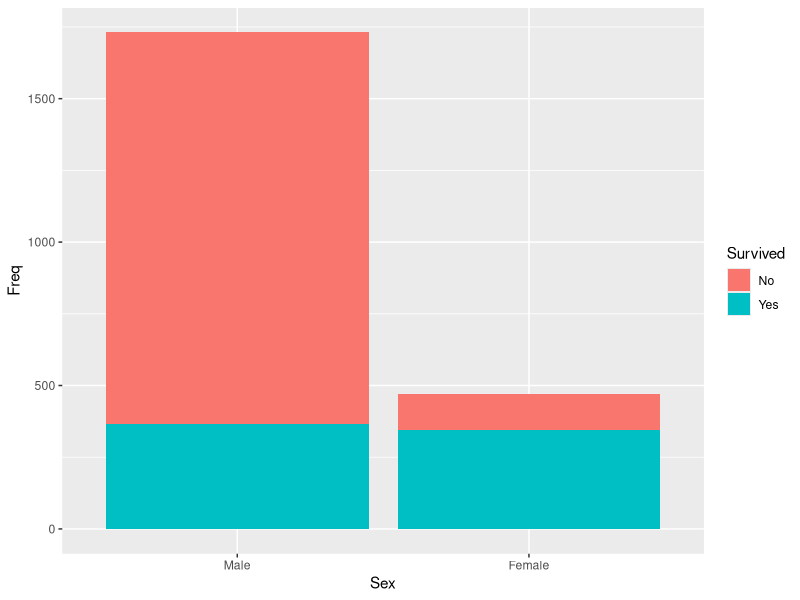

The R script that drew this image:
## ---- chunk 1
#| include: false
library(tidyverse)
data("Titanic")
## ---- chunk 2
#| echo: false
#| fig.cap: "Test Plot"
#| label: fig-test
Titanic %>% 
  as.data.frame() %>%
  group_by(Survived, Sex) %>% 
  summarize(
    Freq = sum(Freq),
    .groups = "drop"
  ) %>% 
  ggplot(aes(x = Sex, y = Freq, fill=Survived))+
  geom_col() # geom_col es lo mismo que geom_bar(stat='identity')
## ---- chunk 3
Titanic %>%
  as.data.frame() %>%
  group_by(Survived,Sex) %>%
  summarize(
    Freq = sum(Freq)
    ,
    .groups = "drop"
  ) %>%
  knitr::kable(caption="Tabla de Supervivencia {#tbl-test}")
## ---- chunk 4
Titanic %>%
  as.data.frame() %>%
  group_by(Survived,Sex) %>%
  summarize(
    Freq = sum(Freq)
    ,
    .groups = "drop"
  ) %>%
  pivot_wider(names_from = Sex, values_from=Freq) %>%
  knitr::kable(caption="Otra tabla de supervivencia {#tbl-otra}")
## ---- chunk 5
Titanic %>%
  as.data.frame() %>%
  group_by(Survived, Sex) %>%
  summarize(
    Freq = sum(Freq)
    ,
    .groups = "drop"
  ) %>%
  pivot_wider(names_from = Sex, values_from=Freq) -> tmp
## ---- chunk 6
M <- as.table(
  rbind(c(1364  ,  126),
        c(1731,   470))
)

chisq.test(M)
## ---- chunk 7
tmp %>%
  select(Male,Female) %>%
  chisq.test()
## ---- chunk 8
tmp[,2:3] %>%
  chisq.test()
## ---- chunk 9
tmp %>%
  select(Male,Female) %>%
  chisq.test() %>%
  broom::tidy() %>%
  knitr::kable(caption = "Resultado {#tbl-chi}")
